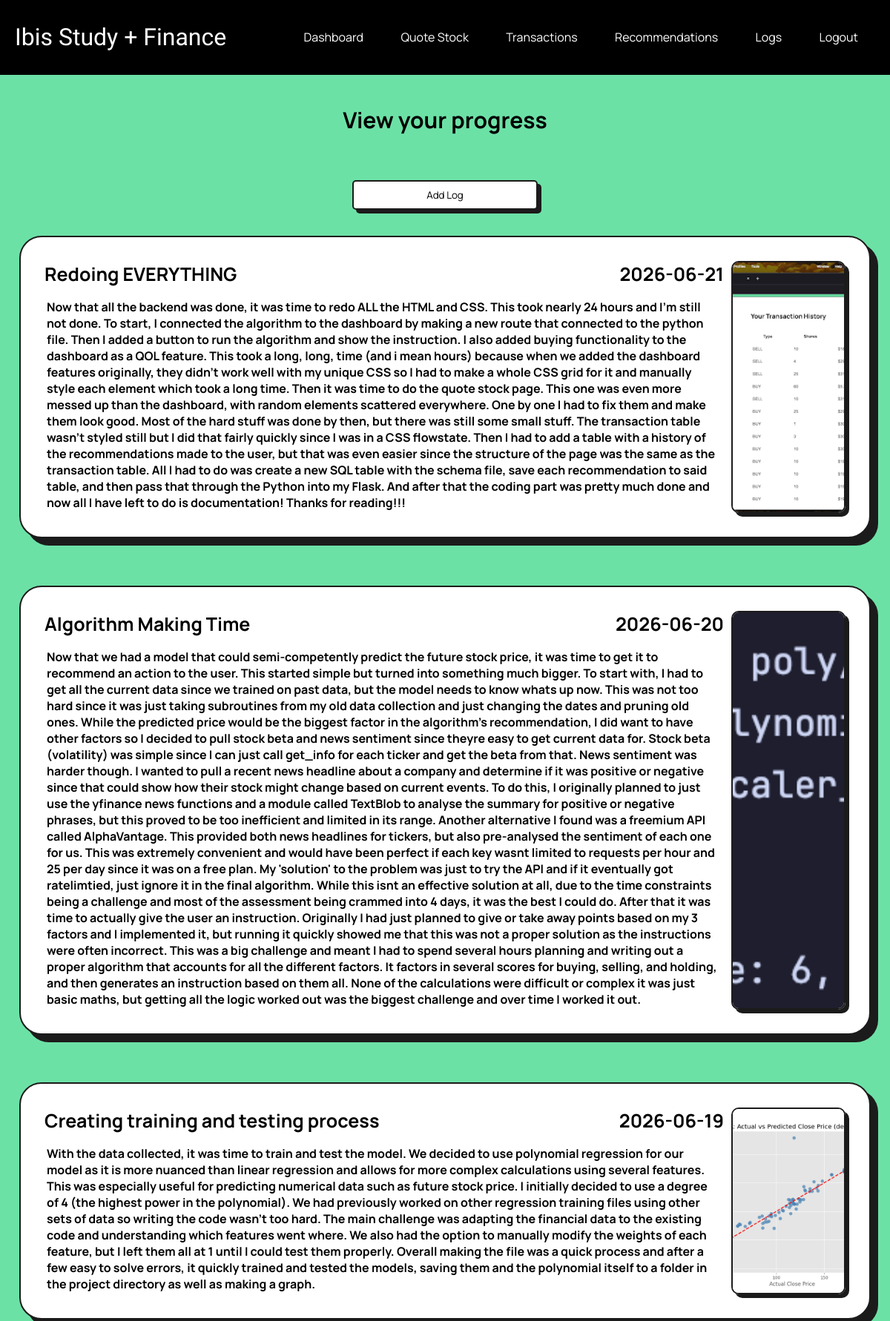
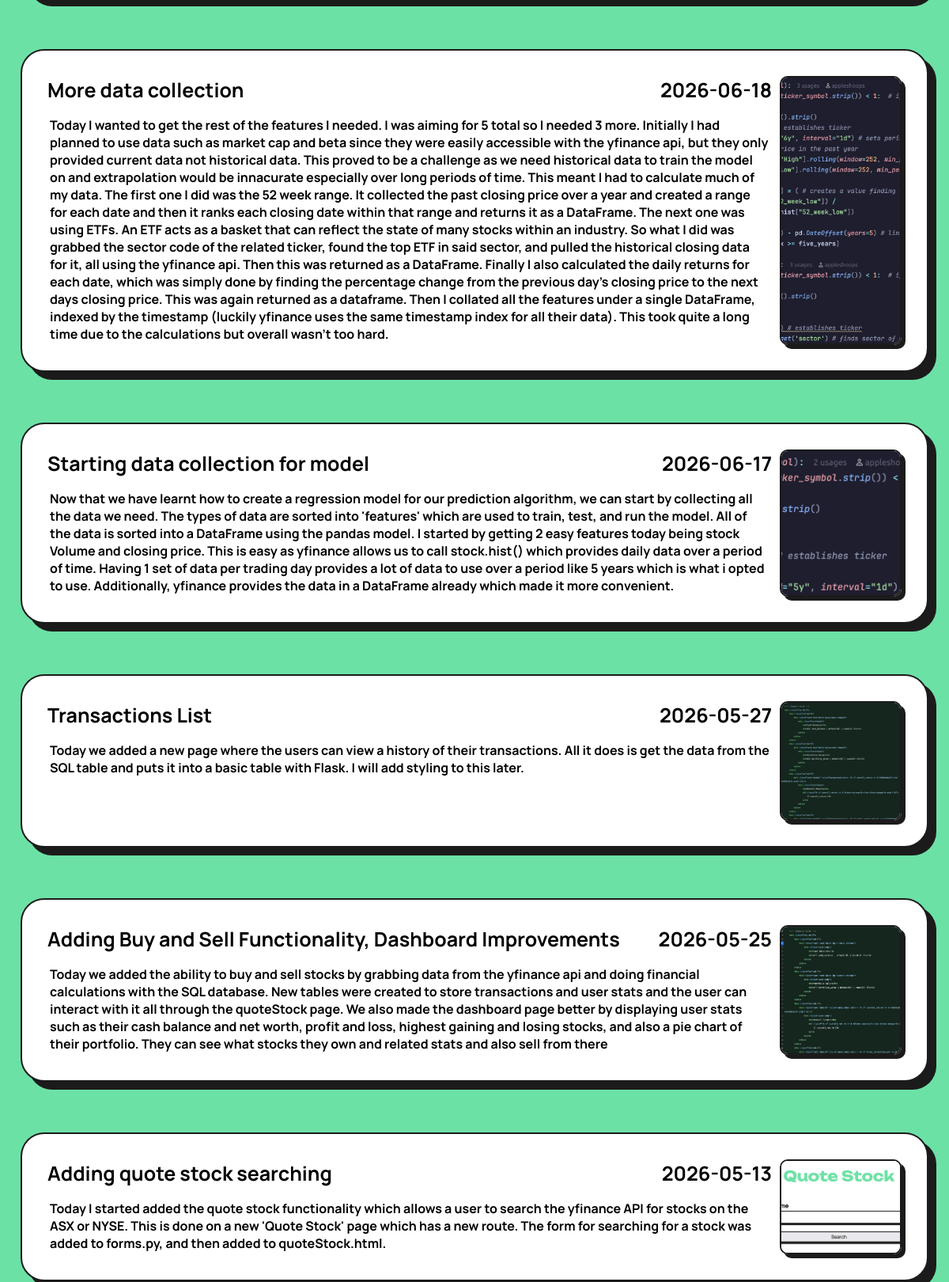
The app's page /view_log (signed in, upper part) with its own data (2 pictures, top to bottom).
### tables this page shows
CREATE TABLE ProgressLogs(
    -- id, user_id, date, title, details, image_path nullable
    id INTEGER PRIMARY KEY AUTOINCREMENT,
    user_id INTEGER NOT NULL,
    date TEXT NOT NULL,
    title TEXT NOT NULL,
    details TEXT NOT NULL,
    image_path TEXT

);

### app.py (the view)
@app.route('/view_log', methods=['GET'])
@login_required
def view_log():
    try:
        with get_db_connection() as conn:
            cursor = conn.cursor()
            cursor.execute(
                """
                SELECT date, title, details, image_path
                FROM ProgressLogs
                WHERE user_id = ?
                ORDER BY date DESC
                """,
                (current_user.id,)
            )
            posts = cursor.fetchall()
        return render_template('viewLogs.html', posts=posts, username=current_user.username)
    except Exception as e:
        flash(f'Error loading your progress logs: {e}', 'error')
        return redirect(url_for('dashboard'))

### app.py (called while the page is built)
@login_manager.user_loader
def load_user(user_id):
    try:
        with get_db_connection() as conn:
            cursor = conn.cursor()
            cursor.execute(
                'SELECT id, username FROM Users WHERE id = ?',
                (user_id,)
            )
            user = cursor.fetchone()
        if user:
            return User(id=user['id'], username=user['username'])
        return None
    except Exception as e:
        print(f"Error loading user {user_id}: {e}")  # Replace with proper logging later
        return None

@contextmanager
def get_db_connection():
    conn = sqlite3.connect('database.db')
    conn.row_factory = sqlite3.Row
    try: # waits for the connection to finish, keeping it open until it is done so it can be closed
        yield conn
    finally:
        conn.close()

### templates/viewLogs.html (shortened to what this page needs)
{% extends 'base.html' %}
{% block content %}
        <h4>View your progress</h4> <br>
        <div style="display: flex; justify-content: center">
            <a href="{{ url_for('add_progress') }}" style="align-content: center">
                <button style="width: 250px; ">Add Log</button>
            </a>
        </div>
        {% if posts %}
            <div class="logGrid">
                {% for post in posts %}
                    <div class="log">
                        <div class="logText">
                            <div class="logHeader">
                                <h3>{{ post.title }}</h3>
                                <h3>{{ post.date }}</h3>
                            </div>
                            <p>{{ post.details }}</p>
                        </div>
                        {% if post.image_path %}
                            <img class="logImage"
                                 src="{{ url_for('static', filename=post.image_path) }}"
                                 alt="Progress image for {{ post.title }}">
                        {% endif %}
                    </div>
                {% endfor %}
            </div>
        {% else %}
            <p>No progress entries found</p>
        {% endif %}
{% endblock %}

### static/styles.css (style rules this page uses)
body { font-family: Arial, sans-serif; margin: 0; padding: 0; background-color: #6ce1a6; color:black; overflow-x: hidden; }
html, body { min-height: 100%; height: auto; overflow-y: auto; }
h3 { font-family: 'Manrope', sans-serif; font-weight: bolder; color: black; font-size: 25px; margin: 0; padding: 0; }
h4 { font-family: 'Manrope', sans-serif; font-weight: bolder; color: black; font-size: 30px; align-items: center; text-align: center; }
p { font-family: 'Manrope', sans-serif; font-weight: bold; margin: 3px; }
button { border: 2px solid #1c1b1b; box-shadow: 5px 5px #1c1b1b; border-radius: 5px; background-color: white; font-family: 'Manrope', sans-serif; transition: background-color 500ms ease-in-out, font-weight 500ms ease-in-out, letter-spacing 500ms ease-in-out, transform 100ms ease, box-shadow 100ms ease; ; width: calc(100% - 20rem); max-width: 50rem; margin: 0.2rem auto; height: 3em }
.logGrid { display: flex; flex-direction: column; justify-content: center; }
.log { align-self: center; justify-content: space-between; display: flex; flex-direction: row; flex-wrap: wrap; gap: 10px; padding: 2em; margin: 2em auto; border-radius: 30px; background-color: white; min-height: 4vh; width: 90vw; border: 2px solid #1c1b1b; box-shadow: 10px 10px #1c1b1b; }
.logText { flex: 1; min-width: 250px; }
.logHeader { display: flex; justify-content: space-between; gap: 1em; flex-wrap: wrap; margin-bottom: 1em; }
.logImage { width: 150px; max-width: 100%; height: auto; object-fit: cover; border: 2px solid #1c1b1b; box-shadow: 5px 5px #1c1b1b; border-radius: 10px; }

### records on screen
ProgressLogs: title "Redoing EVERYTHING", date "2026-06-21", details "Now that all the backend was done, it was time to redo ALL the HTML and CSS. This took nearly 24 hours and I'm still not done. To start, I connected the algorithm to the dashboard by making a new route that connected to the python file. Then I added a button to run the algorithm and show the instruction. I also added buying functionality to the dashboard as a QOL feature. This took a long, long, time (and i mean hours) because when we added the dashboard features originally, they didn't work well with my unique CSS so I had to make a whole CSS grid for it and manually style each element which took a long time. Then it was time to do the quote stock page. This one was even more messed up…", image_path (picture)
ProgressLogs: title "Algorithm Making Time", date "2026-06-20", details "Now that we had a model that could semi-competently predict the future stock price, it was time to get it to recommend an action to the user. This started simple but turned into something much bigger. To start with, I had to get all the current data since we trained on past data, but the model needs to know whats up now. This was not too hard since it was just taking subroutines from my old data collection and just changing the dates and pruning old ones. While the predicted price would be the biggest factor in the algorithm's recommendation, I did want to have other factors so I decided to pull stock beta and news sentiment since theyre easy to get current data for. Stock beta (volatility)…", image_path (picture)
ProgressLogs: title "Creating training and testing process", date "2026-06-19", details "With the data collected, it was time to train and test the model. We decided to use polynomial regression for our model as it is more nuanced than linear regression and allows for more complex calculations using several features. This was especially useful for predicting numerical data such as future stock price. I initially decided to use a degree of 4 (the highest power in the polynomial). We had previously worked on other regression training files using other sets of data so writing the code wasn't too hard. The main challenge was adapting the financial data to the existing code and understanding which features went where. We also had the option to manually modify the weights of each…", image_path (picture)
ProgressLogs: title "More data collection", date "2026-06-18", details "Today I wanted to get the rest of the features I needed. I was aiming for 5 total so I needed 3 more. Initially I had planned to use data such as market cap and beta since they were easily accessible with the yfinance api, but they only provided current data not historical data. This proved to be a challenge as we need historical data to train the model on and extrapolation would be innacurate especially over long periods of time. This meant I had to calculate much of my data. The first one I did was the 52 week range. It collected the past closing price over a year and created a range for each date and then it ranks each closing date within that range and returns it as a DataFrame. The…", image_path (picture)
ProgressLogs: title "Starting data collection for model", date "2026-06-17", details "Now that we have learnt how to create a regression model for our prediction algorithm, we can start by collecting all the data we need. The types of data are sorted into 'features' which are used to train, test, and run the model. All of the data is sorted into a DataFrame using the pandas model. I started by getting 2 easy features today being stock Volume and closing price. This is easy as yfinance allows us to call stock.hist() which provides daily data over a period of time. Having 1 set of data per trading day provides a lot of data to use over a period like 5 years which is what i opted to use. Additionally, yfinance provides the data in a DataFrame already which made it more…", image_path (picture)
ProgressLogs: title "Transactions List", date "2026-05-27", details "Today we added a new page where the users can view a history of their transactions. All it does is get the data from the SQL table and puts it into a basic table with Flask. I will add styling to this later.", image_path (picture)
ProgressLogs: title "Adding Buy and Sell Functionality, Dashboard Improvements", date "2026-05-25", details "Today we added the ability to buy and sell stocks by grabbing data from the yfinance api and doing financial calculations with the SQL database. New tables were created to store transactions and user stats and the user can interact with it all through the quoteStock page. We also made the dashboard page better by displaying user stats such as their cash balance and net worth, profit and loss, highest gaining and losing stocks, and also a pie chart of their portfolio. They can see what stocks they own and related stats and also sell from there", image_path (picture)
ProgressLogs: title "Adding quote stock searching", date "2026-05-13", details "Today I started added the quote stock functionality which allows a user to search the yfinance API for stocks on the ASX or NYSE. This is done on a new 'Quote Stock' page which has a new route. The form for searching for a stock was added to forms.py, and then added to quoteStock.html.", image_path (picture)
